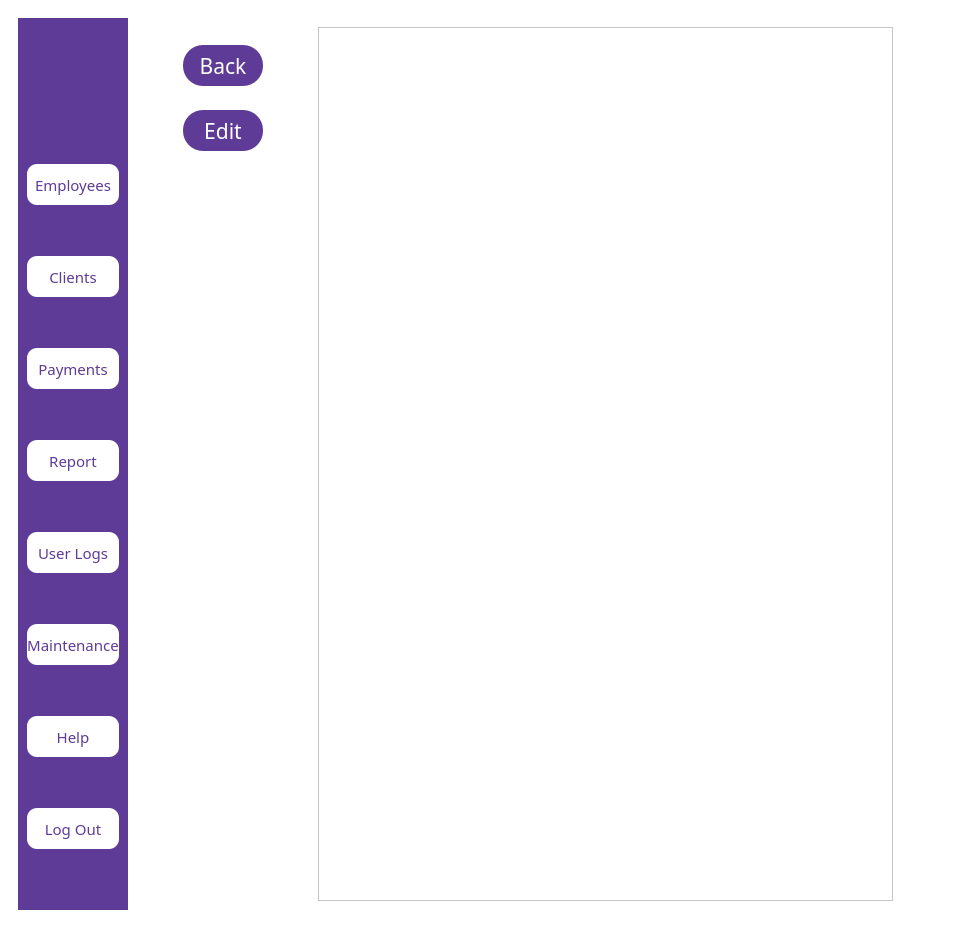
<?xml version="1.0" encoding="UTF-8"?>
<ui version="4.0">
 <class>MainWindow</class>
 <widget class="QMainWindow" name="MainWindow">
  <property name="geometry">
   <rect>
    <x>0</x>
    <y>0</y>
    <width>960</width>
    <height>928</height>
   </rect>
  </property>
  <property name="windowTitle">
   <string>MainWindow</string>
  </property>
  <property name="styleSheet">
   <string notr="true">QMainWindow
{
background:white;
}</string>
  </property>
  <widget class="QWidget" name="centralwidget">
   <property name="styleSheet">
    <string notr="true">QWidget
{
background: white;
}</string>
   </property>
   <layout class="QVBoxLayout" name="verticalLayout">
    <item>
     <widget class="QWidget" name="widget" native="true">
      <layout class="QHBoxLayout" name="horizontalLayout">
       <item>
        <widget class="QWidget" name="widget_2" native="true">
         <property name="sizePolicy">
          <sizepolicy hsizetype="Fixed" vsizetype="Expanding">
           <horstretch>0</horstretch>
           <verstretch>0</verstretch>
          </sizepolicy>
         </property>
         <property name="styleSheet">
          <string notr="true">QWidget
{
background-color:#5e3b96;
}</string>
         </property>
         <layout class="QVBoxLayout" name="verticalLayout_2">
          <item>
           <widget class="QLabel" name="label">
            <property name="sizePolicy">
             <sizepolicy hsizetype="Fixed" vsizetype="Fixed">
              <horstretch>0</horstretch>
              <verstretch>0</verstretch>
             </sizepolicy>
            </property>
            <property name="maximumSize">
             <size>
              <width>121</width>
              <height>41</height>
             </size>
            </property>
            <property name="text">
             <string/>
            </property>
            <property name="pixmap">
             <pixmap>../logos/logog.jpg</pixmap>
            </property>
            <property name="scaledContents">
             <bool>true</bool>
            </property>
           </widget>
          </item>
          <item>
           <widget class="QPushButton" name="employees">
            <property name="sizePolicy">
             <sizepolicy hsizetype="Fixed" vsizetype="Fixed">
              <horstretch>0</horstretch>
              <verstretch>0</verstretch>
             </sizepolicy>
            </property>
            <property name="maximumSize">
             <size>
              <width>121</width>
              <height>41</height>
             </size>
            </property>
            <property name="font">
             <font>
              <family>Arial Black</family>
              <pointsize>11</pointsize>
             </font>
            </property>
            <property name="styleSheet">
             <string notr="true">QPushButton
{
background-color:white ;
color:#5e3b96;
 border-radius:10px;
}</string>
            </property>
            <property name="text">
             <string>Employees</string>
            </property>
           </widget>
          </item>
          <item>
           <widget class="QPushButton" name="clients">
            <property name="sizePolicy">
             <sizepolicy hsizetype="Fixed" vsizetype="Fixed">
              <horstretch>0</horstretch>
              <verstretch>0</verstretch>
             </sizepolicy>
            </property>
            <property name="maximumSize">
             <size>
              <width>121</width>
              <height>41</height>
             </size>
            </property>
            <property name="font">
             <font>
              <family>Arial Black</family>
              <pointsize>11</pointsize>
             </font>
            </property>
            <property name="styleSheet">
             <string notr="true">QPushButton
{
background-color:white ;
color:#5e3b96;
 border-radius:10px;
}</string>
            </property>
            <property name="text">
             <string>Clients</string>
            </property>
           </widget>
          </item>
          <item>
           <widget class="QPushButton" name="payments">
            <property name="sizePolicy">
             <sizepolicy hsizetype="Fixed" vsizetype="Fixed">
              <horstretch>0</horstretch>
              <verstretch>0</verstretch>
             </sizepolicy>
            </property>
            <property name="maximumSize">
             <size>
              <width>121</width>
              <height>41</height>
             </size>
            </property>
            <property name="font">
             <font>
              <family>Arial Black</family>
              <pointsize>11</pointsize>
             </font>
            </property>
            <property name="styleSheet">
             <string notr="true">QPushButton
{
background-color:white ;
color:#5e3b96;
 border-radius:10px;
}</string>
            </property>
            <property name="text">
             <string>Payments</string>
            </property>
           </widget>
          </item>
          <item>
           <widget class="QPushButton" name="report">
            <property name="sizePolicy">
             <sizepolicy hsizetype="Fixed" vsizetype="Fixed">
              <horstretch>0</horstretch>
              <verstretch>0</verstretch>
             </sizepolicy>
            </property>
            <property name="maximumSize">
             <size>
              <width>121</width>
              <height>41</height>
             </size>
            </property>
            <property name="font">
             <font>
              <family>Arial Black</family>
              <pointsize>11</pointsize>
             </font>
            </property>
            <property name="styleSheet">
             <string notr="true">QPushButton
{
background-color:white ;
color:#5e3b96;
 border-radius:10px;
}</string>
            </property>
            <property name="text">
             <string>Report</string>
            </property>
           </widget>
          </item>
          <item>
           <widget class="QPushButton" name="userlogs">
            <property name="sizePolicy">
             <sizepolicy hsizetype="Fixed" vsizetype="Fixed">
              <horstretch>0</horstretch>
              <verstretch>0</verstretch>
             </sizepolicy>
            </property>
            <property name="maximumSize">
             <size>
              <width>121</width>
              <height>41</height>
             </size>
            </property>
            <property name="font">
             <font>
              <family>Arial Black</family>
              <pointsize>11</pointsize>
             </font>
            </property>
            <property name="styleSheet">
             <string notr="true">QPushButton
{
background-color:white ;
color:#5e3b96;
 border-radius:10px;
}</string>
            </property>
            <property name="text">
             <string>User Logs</string>
            </property>
           </widget>
          </item>
          <item>
           <widget class="QPushButton" name="maintenance">
            <property name="sizePolicy">
             <sizepolicy hsizetype="Fixed" vsizetype="Fixed">
              <horstretch>0</horstretch>
              <verstretch>0</verstretch>
             </sizepolicy>
            </property>
            <property name="maximumSize">
             <size>
              <width>121</width>
              <height>41</height>
             </size>
            </property>
            <property name="font">
             <font>
              <family>Arial Black</family>
              <pointsize>11</pointsize>
             </font>
            </property>
            <property name="styleSheet">
             <string notr="true">QPushButton
{
background-color:white ;
color:#5e3b96;
 border-radius:10px;
}</string>
            </property>
            <property name="text">
             <string>Maintenance</string>
            </property>
           </widget>
          </item>
          <item>
           <widget class="QPushButton" name="help">
            <property name="sizePolicy">
             <sizepolicy hsizetype="Fixed" vsizetype="Fixed">
              <horstretch>0</horstretch>
              <verstretch>0</verstretch>
             </sizepolicy>
            </property>
            <property name="maximumSize">
             <size>
              <width>121</width>
              <height>41</height>
             </size>
            </property>
            <property name="font">
             <font>
              <family>Arial Black</family>
              <pointsize>11</pointsize>
             </font>
            </property>
            <property name="styleSheet">
             <string notr="true">QPushButton
{
background-color:white ;
color:#5e3b96;
 border-radius:10px;
}</string>
            </property>
            <property name="text">
             <string>Help</string>
            </property>
           </widget>
          </item>
          <item>
           <widget class="QPushButton" name="logout">
            <property name="sizePolicy">
             <sizepolicy hsizetype="Fixed" vsizetype="Fixed">
              <horstretch>0</horstretch>
              <verstretch>0</verstretch>
             </sizepolicy>
            </property>
            <property name="maximumSize">
             <size>
              <width>121</width>
              <height>41</height>
             </size>
            </property>
            <property name="font">
             <font>
              <family>Arial Black</family>
              <pointsize>11</pointsize>
             </font>
            </property>
            <property name="styleSheet">
             <string notr="true">QPushButton
{
background-color:white ;
color:#5e3b96;
 border-radius:10px;
}</string>
            </property>
            <property name="text">
             <string>Log Out</string>
            </property>
           </widget>
          </item>
         </layout>
        </widget>
       </item>
       <item>
        <spacer name="horizontalSpacer_2">
         <property name="orientation">
          <enum>Qt::Orientation::Horizontal</enum>
         </property>
         <property name="sizeType">
          <enum>QSizePolicy::Policy::Fixed</enum>
         </property>
         <property name="sizeHint" stdset="0">
          <size>
           <width>40</width>
           <height>20</height>
          </size>
         </property>
        </spacer>
       </item>
       <item>
        <widget class="QWidget" name="widget_4" native="true">
         <property name="sizePolicy">
          <sizepolicy hsizetype="Fixed" vsizetype="Preferred">
           <horstretch>0</horstretch>
           <verstretch>0</verstretch>
          </sizepolicy>
         </property>
         <property name="maximumSize">
          <size>
           <width>89</width>
           <height>16777215</height>
          </size>
         </property>
         <layout class="QVBoxLayout" name="verticalLayout_3">
          <item>
           <widget class="QPushButton" name="back">
            <property name="sizePolicy">
             <sizepolicy hsizetype="Preferred" vsizetype="Fixed">
              <horstretch>0</horstretch>
              <verstretch>0</verstretch>
             </sizepolicy>
            </property>
            <property name="minimumSize">
             <size>
              <width>80</width>
              <height>0</height>
             </size>
            </property>
            <property name="maximumSize">
             <size>
              <width>16777215</width>
              <height>41</height>
             </size>
            </property>
            <property name="font">
             <font>
              <family>Arial Black</family>
              <pointsize>16</pointsize>
              <bold>false</bold>
             </font>
            </property>
            <property name="styleSheet">
             <string notr="true">QPushButton
{
background-color: #5e3b96;
color:white;
 border-radius:20px;
}</string>
            </property>
            <property name="text">
             <string>Back</string>
            </property>
           </widget>
          </item>
          <item>
           <widget class="QPushButton" name="edit">
            <property name="sizePolicy">
             <sizepolicy hsizetype="Preferred" vsizetype="Fixed">
              <horstretch>0</horstretch>
              <verstretch>0</verstretch>
             </sizepolicy>
            </property>
            <property name="minimumSize">
             <size>
              <width>80</width>
              <height>0</height>
             </size>
            </property>
            <property name="maximumSize">
             <size>
              <width>16777215</width>
              <height>41</height>
             </size>
            </property>
            <property name="font">
             <font>
              <family>Arial Black</family>
              <pointsize>16</pointsize>
              <bold>false</bold>
             </font>
            </property>
            <property name="styleSheet">
             <string notr="true">QPushButton
{
background-color: #5e3b96;
color:white;
 border-radius:20px;
}</string>
            </property>
            <property name="text">
             <string>Edit</string>
            </property>
           </widget>
          </item>
          <item>
           <spacer name="verticalSpacer">
            <property name="orientation">
             <enum>Qt::Orientation::Vertical</enum>
            </property>
            <property name="sizeType">
             <enum>QSizePolicy::Policy::Fixed</enum>
            </property>
            <property name="sizeHint" stdset="0">
             <size>
              <width>20</width>
              <height>730</height>
             </size>
            </property>
           </spacer>
          </item>
         </layout>
        </widget>
       </item>
       <item>
        <spacer name="horizontalSpacer">
         <property name="orientation">
          <enum>Qt::Orientation::Horizontal</enum>
         </property>
         <property name="sizeType">
          <enum>QSizePolicy::Policy::Fixed</enum>
         </property>
         <property name="sizeHint" stdset="0">
          <size>
           <width>40</width>
           <height>20</height>
          </size>
         </property>
        </spacer>
       </item>
       <item>
        <widget class="QWidget" name="widget_3" native="true">
         <layout class="QHBoxLayout" name="horizontalLayout_2">
          <item>
           <widget class="QTableWidget" name="table">
            <property name="font">
             <font>
              <family>Arial Black</family>
              <pointsize>12</pointsize>
             </font>
            </property>
            <property name="styleSheet">
             <string notr="true">QTableWidget
{
color:#5e3b96;
}</string>
            </property>
           </widget>
          </item>
         </layout>
        </widget>
       </item>
       <item>
        <spacer name="horizontalSpacer_4">
         <property name="orientation">
          <enum>Qt::Orientation::Horizontal</enum>
         </property>
         <property name="sizeType">
          <enum>QSizePolicy::Policy::Fixed</enum>
         </property>
         <property name="sizeHint" stdset="0">
          <size>
           <width>40</width>
           <height>20</height>
          </size>
         </property>
        </spacer>
       </item>
      </layout>
     </widget>
    </item>
   </layout>
  </widget>
 </widget>
 <resources/>
 <connections/>
</ui>
